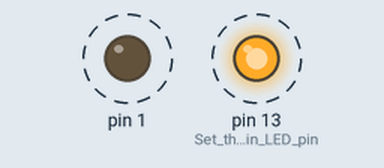
A sketch run on a simulated Arduino Uno, built with avr-gcc and run on an emulated ATmega328P. On the bench: output pins drawn as LEDs (lit = HIGH). Dashed ring = blinking.

Above: at 0.2 s.
Timing chart, 0 to 3.0 s (numbered marks = the images above):
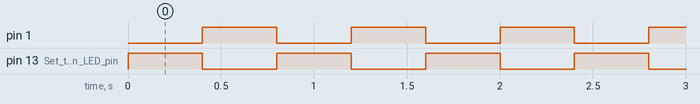

The sketch:

led-alternate.ino
```cpp
#include <Arduino.h>

void setup()
{
	pinMode(LED_BUILTIN, OUTPUT); // Set the built-in LED pin as an output
	pinMode(1, OUTPUT);
}

void loop()
{
	digitalWrite(LED_BUILTIN, HIGH); // Turn on the built-in LED
	digitalWrite(1, LOW);
	delay(400);						// Wait for 1 second
	digitalWrite(LED_BUILTIN, LOW); // Turn off the built-in LED
	digitalWrite(1, HIGH);
	delay(400); // Wait for 1 second
}
```

Measured:
- by itself, pin 1, pin 13 (Set_the_built-in_LED_pin): alternates HIGH for 0.40 s and LOW for 0.40 s
